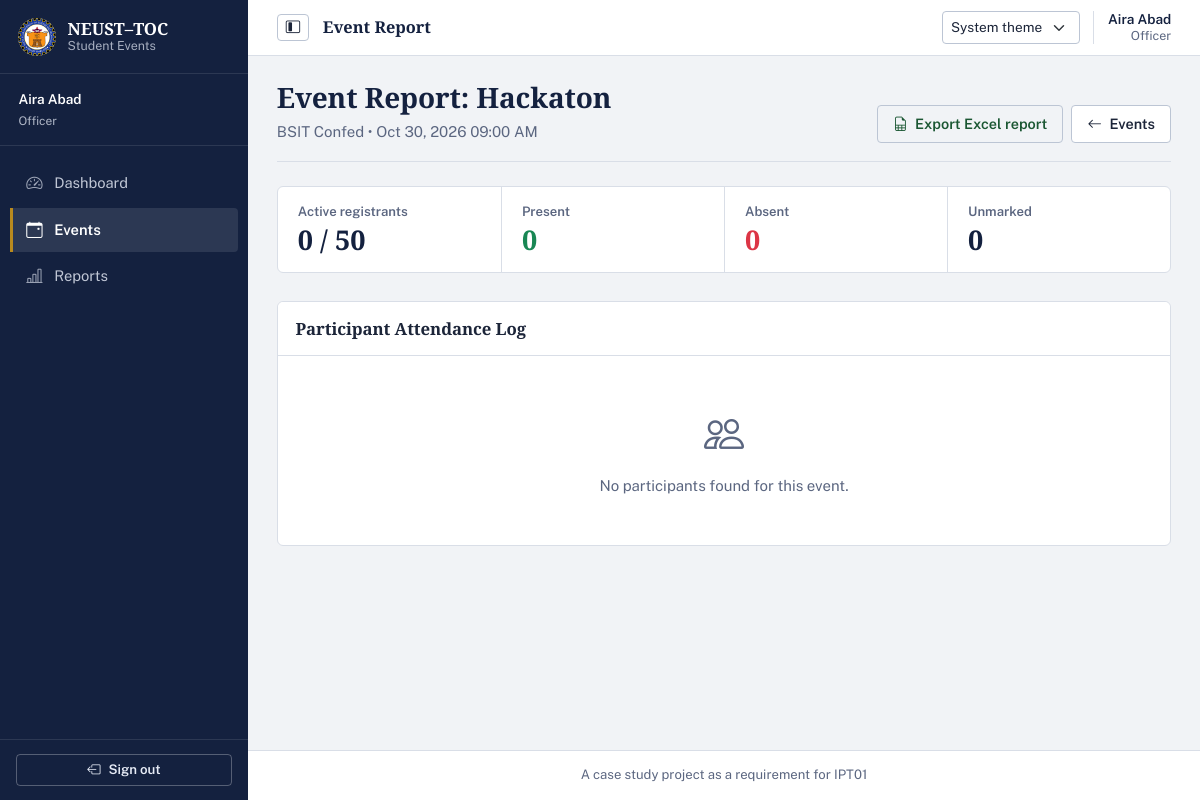
The app's page /officer/events/1/report (signed in) with its own data.
### tables this page shows
CREATE TABLE users (
    user_id INTEGER PRIMARY KEY AUTOINCREMENT,
    student_no TEXT UNIQUE,
    full_name TEXT NOT NULL,
    email TEXT NOT NULL UNIQUE,
    password_hash TEXT NOT NULL,
    role TEXT NOT NULL CHECK(role IN ('admin', 'officer', 'student')),
    is_active INTEGER NOT NULL DEFAULT 1 CHECK(is_active IN (0, 1)),
    created_at TEXT NOT NULL DEFAULT (strftime('%Y-%m-%d %H:%M:%S', 'now', 'localtime'))
);

CREATE TABLE events (
    event_id INTEGER PRIMARY KEY AUTOINCREMENT,
    organization_id INTEGER NOT NULL,
    created_by INTEGER NOT NULL,
    title TEXT NOT NULL,
    description TEXT NOT NULL,
    venue TEXT NOT NULL,
    start_at TEXT NOT NULL,
    end_at TEXT,
    registration_deadline TEXT NOT NULL,
    capacity INTEGER NOT NULL CHECK(capacity > 0),
    status TEXT NOT NULL DEFAULT 'draft' CHECK(status IN ('draft', 'published', 'cancelled', 'completed')),
    created_at TEXT NOT NULL DEFAULT (strftime('%Y-%m-%d %H:%M:%S', 'now', 'localtime')),
    updated_at TEXT,
    FOREIGN KEY (organization_id) REFERENCES organizations(organization_id) ON DELETE RESTRICT,
    FOREIGN KEY (created_by) REFERENCES users(user_id) ON DELETE RESTRICT
);

CREATE TABLE organizations (
    organization_id INTEGER PRIMARY KEY AUTOINCREMENT,
    name TEXT NOT NULL UNIQUE,
    description TEXT,
    contact_email TEXT,
    is_active INTEGER NOT NULL DEFAULT 1 CHECK(is_active IN (0, 1)),
    created_at TEXT NOT NULL DEFAULT (strftime('%Y-%m-%d %H:%M:%S', 'now', 'localtime'))
);

### officer_routes.py (the view)
@officer_bp.route('/events/<int:event_id>/report')
@officer_required
def event_report(event_id):
    db = get_db()
    event = check_event_authorization(db, event_id, session['user_id'])
    report_data = report_service.get_event_report(db, event_id)
    if not report_data:
        abort(404)
    participants = registration_service.get_event_registrations(db, event_id)
    summary = attendance_service.get_attendance_summary(db, event_id)
    return render_template(
        'officer/reports.html',
        event=event,
        report=report_data,
        participants=participants,
        summary=summary,
        single_event=True
    )

### db.py (called while the page is built)
def get_db():
    if 'db' not in g:
        db_path = current_app.config.get('DATABASE', Config.DATABASE)
        g.db = sqlite3.connect(db_path)
        g.db.row_factory = sqlite3.Row
        g.db.execute('PRAGMA foreign_keys = ON')
    return g.db

### officer_routes.py (called while the page is built)
def officer_required(f):
    @wraps(f)
    def decorated_function(*args, **kwargs):
        if 'user_id' not in session:
            flash('Please log in to access this page.', 'warning')
            return redirect(url_for('auth.login'))
        if session.get('role') not in ('officer', 'admin'):
            abort(403)
        db = get_db()
        user = auth_service.get_user_by_id(db, session['user_id'])
        if not user or not user['is_active']:
            session.clear()
            flash('Your account has been deactivated.', 'danger')
            return redirect(url_for('auth.login'))
        return f(*args, **kwargs)
    return decorated_function

def check_event_authorization(db, event_id, user_id):
    event = event_service.get_event_by_id(db, event_id)
    if not event:
        abort(404)
    if session.get('role') == 'admin':
        return event
    if not auth_service.is_officer_of_organization(db, user_id, event['organization_id']):
        abort(403)
    return event

### services/attendance_service.py (called while the page is built)
def get_attendance_summary(db, event_id):
    result = db.execute(
        '''SELECT
               COUNT(CASE WHEN r.status = 'registered' THEN 1 END) as total_registered,
               COUNT(CASE WHEN a.attendance_status = 'present' THEN 1 END) as present_count,
               COUNT(CASE WHEN a.attendance_status = 'absent' THEN 1 END) as absent_count,
               COUNT(CASE WHEN r.status = 'registered' AND a.attendance_id IS NULL THEN 1 END) as unmarked_count
           FROM registrations r
           LEFT JOIN attendance a ON r.registration_id = a.registration_id
           WHERE r.event_id = ?''',
        (event_id,)
    ).fetchone()
    return dict(result) if result else {
        'total_registered': 0, 'present_count': 0,
        'absent_count': 0, 'unmarked_count': 0
    }

### services/auth_service.py (called while the page is built)
def get_user_by_id(db, user_id):
    return db.execute('SELECT * FROM users WHERE user_id = ?', (user_id,)).fetchone()

def is_officer_of_organization(db, user_id, organization_id):
    result = db.execute(
        '''SELECT member_role FROM organization_members
           WHERE user_id = ? AND organization_id = ?
           AND member_role IN ('officer', 'president')''',
        (user_id, organization_id)
    ).fetchone()
    return result is not None

### templates/officer/reports.html (shortened to what this page needs)
{% extends "base.html" %}
{% block content %}
{% if single_event %}
<div class="page-heading report-page-header">
    <div>
        <h2 class="h3 mb-0">Event Report: {{ event.title }}</h2>
        <p class="text-muted mb-0">{{ event.organization_name }} &bull; {{ event.start_at|datetimeformat }}</p>
    </div>
    <div class="d-flex gap-2">
        <a href="{{ url_for('officer.event_export_xlsx', event_id=event.event_id) }}" class="btn btn-outline-success">
            <i class="bi bi-file-earmark-spreadsheet me-1" aria-hidden="true"></i> Export Excel report
        </a>
        <a href="{{ url_for('officer.events') }}" class="btn btn-outline-secondary">
            <i class="bi bi-arrow-left me-1"></i> Events
        </a>
    </div>
</div>
<div class="stat-strip" aria-label="Attendance totals">
    <div><span class="stat-label">Active registrants</span><div class="stat-value">{{ report.registered_count }} / {{ event.capacity }}</div></div>
    <div><span class="stat-label">Present</span><div class="stat-value text-success">{{ report.present_count }}</div></div>
    <div><span class="stat-label">Absent</span><div class="stat-value text-danger">{{ report.absent_count }}</div></div>
    <div><span class="stat-label">Unmarked</span><div class="stat-value">{{ report.unmarked_count }}</div></div>
</div>
<div class="card shadow-sm report-table-card">
    <div class="card-header bg-white py-3">
        <h5 class="card-title mb-0 fw-bold">Participant Attendance Log</h5>
    </div>
    <div class="card-body p-0">
        {% if participants %}
        <div class="table-responsive">
            <table class="table table-hover align-middle mb-0">
                <thead class="table-light">
                    <tr>
                        <th>#</th>
                        <th>Student No</th>
                        <th>Student Name</th>
                        <th>Email</th>
                        <th>Registration Status</th>
                        <th>Attendance</th>
                    </tr>
                </thead>
                <tbody>
                    {% for p in participants %}
                    <tr>
                        <td>{{ loop.index }}</td>
                        <td>{{ p.student_no or '-' }}</td>
                        <td class="fw-semibold">{{ p.full_name }}</td>
                        <td><small>{{ p.email }}</small></td>
                        <td>
                            {% if p.status == 'registered' %}
                            <span class="badge bg-success">Registered</span>
                            {% else %}
                            <span class="badge bg-danger">Cancelled</span>
                            {% endif %}
                        </td>
                        <td>
                            {% if p.attendance_status == 'present' %}
                            <span class="badge bg-success">Present</span>
                            {% elif p.attendance_status == 'absent' %}
                            <span class="badge bg-danger">Absent</span>
                            {% else %}
                            <span class="badge bg-secondary">Unmarked</span>
                            {% endif %}
                        </td>
                    </tr>
                    {% endfor %}
                </tbody>
            </table>
        </div>
        {% else %}
        <div class="text-center py-5 text-muted">
            <i class="bi bi-people fs-1 d-block mb-2"></i>
            No participants found for this event.
        </div>
        {% endif %}
    </div>
</div>
{% endif %}
{% endblock %}

### templates/base.html (shortened to what this page needs)
<!DOCTYPE html>
<html lang="en" data-bs-theme="light" data-theme-preference="system">
<head>
    <link href="https://cdn.jsdelivr.net/npm/bootstrap@5.3.2/dist/css/bootstrap.min.css" rel="stylesheet"
>
    <link rel="stylesheet" href="https://cdn.jsdelivr.net/npm/bootstrap-icons@1.11.3/font/bootstrap-icons.min.css">
    <link rel="stylesheet" href="{{ url_for('static', filename='css/style.css') }}">
</head>
<body>
    {% if current_user %}
    <aside class="sidebar" id="sidebar">
        <div class="sidebar-header">
            <a class="sidebar-brand" href="{{ url_for('index') }}" aria-label="NEUST–TOC Student Events home">
                <img src="{{ url_for('static', filename='images/logo.jpg') }}" alt="" class="sidebar-logo">
                <span class="sidebar-brand-copy">
                    <strong>NEUST–TOC</strong>
                    <small>Student Events</small>
                </span>
            </a>
        </div>
        <div class="sidebar-user">
            <div class="sidebar-user-copy">
                <div class="fw-semibold text-truncate">{{ current_user.full_name }}</div>
                <small class="text-capitalize opacity-75">{{ current_user.role }}</small>
            </div>
        </div>
        <nav class="sidebar-nav" aria-label="Main navigation">
            <ul class="nav flex-column">
                {% if session.role == 'admin' %}
                <li class="nav-item">
                    <a class="nav-link {% if request.endpoint == 'admin.dashboard' %}active{% endif %}"
                       {% if request.endpoint == 'admin.dashboard' %}aria-current="page"{% endif %}
                       aria-label="Dashboard"
                       href="{{ url_for('admin.dashboard') }}">
                        <i class="bi bi-speedometer2 me-2" aria-hidden="true"></i><span class="nav-label">Dashboard</span>
                    </a>
                </li>
                <li class="nav-item">
                    <a class="nav-link {% if request.endpoint and request.endpoint.startswith('admin.user') %}active{% endif %}"
                       {% if request.endpoint and request.endpoint.startswith('admin.user') %}aria-current="page"{% endif %}
                       aria-label="Users"
                       href="{{ url_for('admin.users') }}">
                        <i class="bi bi-people me-2" aria-hidden="true"></i><span class="nav-label">Users</span>
                    </a>
                </li>
                <li class="nav-item">
                    <a class="nav-link {% if request.endpoint and request.endpoint.startswith('admin.organization') %}active{% endif %}"
                       {% if request.endpoint and request.endpoint.startswith('admin.organization') %}aria-current="page"{% endif %}
                       aria-label="Organizations"
                       href="{{ url_for('admin.organizations') }}">
                        <i class="bi bi-building me-2" aria-hidden="true"></i><span class="nav-label">Organizations</span>
                    </a>
                </li>
                <li class="nav-item">
                    <a class="nav-link {% if request.endpoint == 'admin.reports' %}active{% endif %}"
                       {% if request.endpoint == 'admin.reports' %}aria-current="page"{% endif %}
                       aria-label="Reports"
                       href="{{ url_for('admin.reports') }}">
                        <i class="bi bi-bar-chart-line me-2" aria-hidden="true"></i><span class="nav-label">Reports</span>
                    </a>
                </li>
                {% elif session.role == 'officer' %}
                <li class="nav-item">
                    <a class="nav-link {% if request.endpoint == 'officer.dashboard' %}active{% endif %}"
                       aria-label="Dashboard"
                       href="{{ url_for('officer.dashboard') }}">
                        <i class="bi bi-speedometer2 me-2" aria-hidden="true"></i><span class="nav-label">Dashboard</span>
                    </a>
                </li>
                <li class="nav-item">
                    <a class="nav-link {% if request.endpoint and request.endpoint.startswith('officer.event') %}active{% endif %}"
                       {% if request.endpoint and request.endpoint.startswith('officer.event') %}aria-current="page"{% endif %}
                       aria-label="Events"
                       href="{{ url_for('officer.events') }}">
                        <i class="bi bi-calendar-event me-2" aria-hidden="true"></i><span class="nav-label">Events</span>
                    </a>
                </li>
                <li class="nav-item">
                    <a class="nav-link {% if request.endpoint == 'officer.reports' %}active{% endif %}"
                       aria-label="Reports"
                       href="{{ url_for('officer.reports') }}">
                        <i class="bi bi-bar-chart-line me-2" aria-hidden="true"></i><span class="nav-label">Reports</span>
                    </a>
                </li>
                {% endif %}
            </ul>
        </nav>
        <div class="sidebar-footer">
            <form method="POST" action="{{ url_for('auth.logout') }}">
                <button type="submit" class="btn btn-outline-light btn-sm w-100" aria-label="Sign out">
                <i class="bi bi-box-arrow-left me-2" aria-hidden="true"></i><span class="nav-label">Sign out</span>
                </button>
            </form>
        </div>
    </aside>
    {% endif %}
    <main class="{{ 'main-content' if current_user else 'guest-content' }}">
        {% if current_user %}
        <header class="app-topbar">
            <div class="topbar-leading">
                <button class="btn btn-outline-secondary sidebar-toggle" type="button" id="sidebarToggle"
                        aria-label="Collapse navigation" aria-controls="sidebar" aria-expanded="true">
                    <i class="bi bi-layout-sidebar-inset" aria-hidden="true"></i>
                </button>
                <div class="topbar-breadcrumb">
                    <span class="topbar-current">
                        {{ request.endpoint.rsplit('.', 1)[-1]|replace('_', ' ')|title if request.endpoint else 'Home' }}
                    </span>
                </div>
            </div>
            <div class="topbar-actions">
                <select class="form-select form-select-sm theme-picker" id="themePicker" data-theme-picker>
                    <option value="system">System theme</option>
                </select>
                <span class="topbar-account d-none d-sm-flex">
                    <span class="topbar-account-name">{{ current_user.full_name }}</span>
                    <span class="topbar-account-role text-capitalize">{{ current_user.role }}</span>
                </span>
            </div>
        </header>
        {% endif %}
        <div class="{{ 'container-fluid py-4' if current_user else 'container' }}">
            {% block content %}{% endblock %}
        </div>
        {% if current_user %}
        <footer class="app-footer">
            <div class="container-fluid">
                <p class="mb-0 text-center text-muted small">
                    A case study project as a requirement for IPT01
                </p>
            </div>
        </footer>
        {% endif %}
    </main>
</body>
</html>

### records on screen
users: full_name "Aira Abad", role "Officer"
events: title "Hackaton", start_at "Oct 30, 2026 09:00 AM", capacity "50"
organizations: organization_name "BSIT Confed"

### other values on screen
{{ report.registered_count }} "0"
{{ report.present_count }} "0"
{{ report.absent_count }} "0"
{{ report.unmarked_count }} "0"
